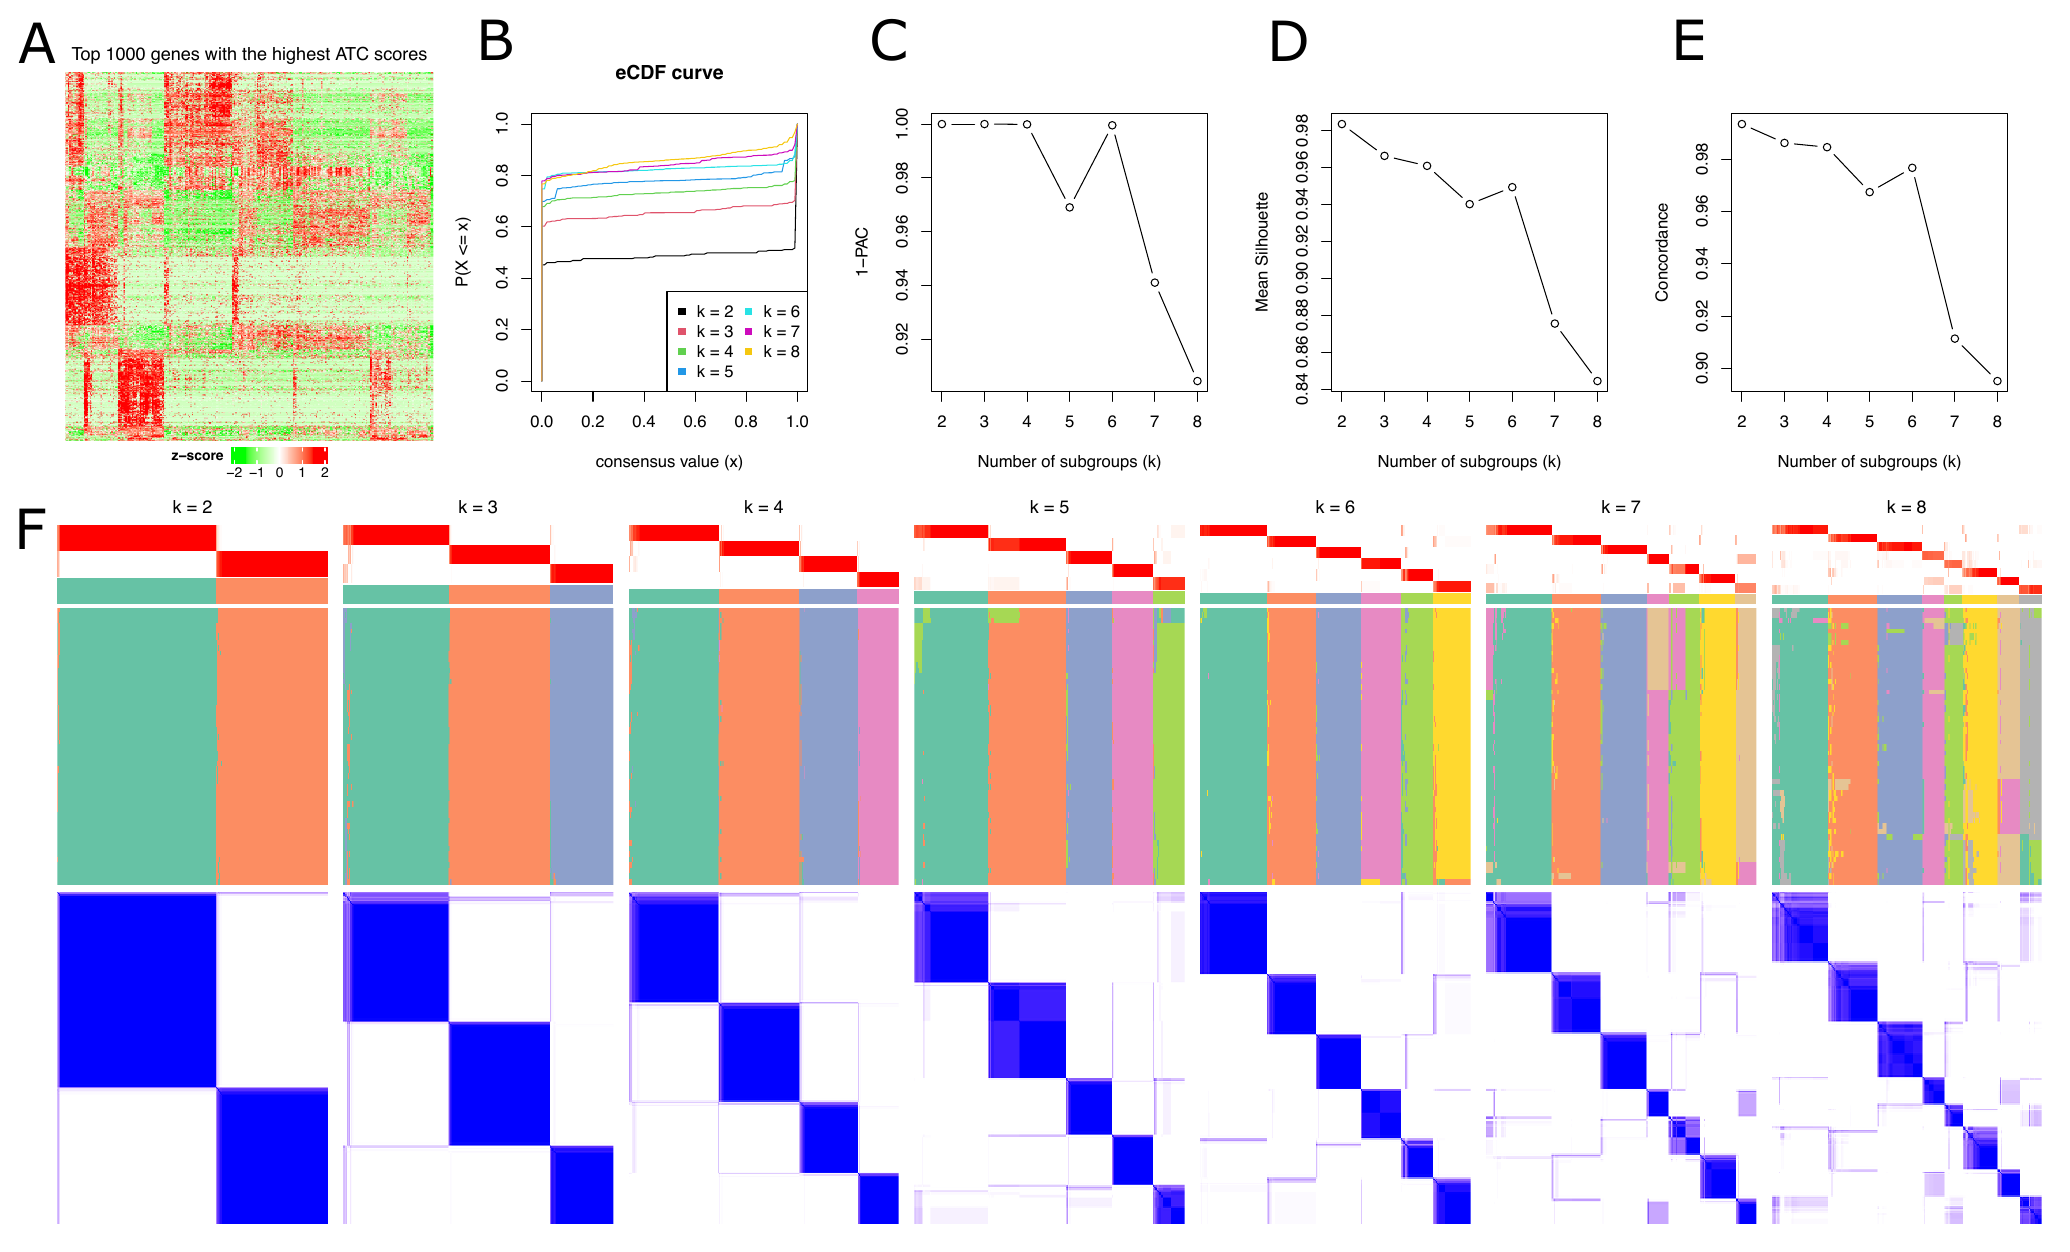

Here is the R script that generated this plot:

fig_width = 20
fig_height = 12

library(cola)
library(ComplexHeatmap)
library(GetoptLong)
library(circlize)
library(HSMMSingleCell)
data(HSMM_expr_matrix)
data(HSMM_sample_sheet)


# `HSMM_expr_matrix` is a FPKM matrix
m = adjust_matrix(log10(HSMM_expr_matrix + 1), verbose = FALSE)
gt = readRDS("~/workspace/cola_hc/gene_type_gencode_v17.rds")
m = m[gt[rownames(m)] == "protein_coding", , drop = FALSE]


s = ATC(m, cores = 4)

m2 = m[order(-s)[1:1000], ]
m2 = t(scale(t(m2)))

ht = Heatmap(m2, col = colorRamp2(c(-1.5, 0, 1.5), c("green", "white", "red")), name = "z-score",
	show_row_dend = FALSE, show_column_dend = FALSE, show_row_names = FALSE, show_column_names = FALSE,
	column_title = "Top 1000 genes with the highest ATC scores", use_raster = TRUE,
	heatmap_legend_param = list(direction = "horizontal", title_position = "lefttop"))
p1 = grid.grabExpr(draw(ht, heatmap_legend_side = "bottom", padding = unit(c(4, 4, 4, 4), "mm")))


set.seed(1234)
if(file.exists("HSMM_cola_consensus_partition.rds")) {
	res = readRDS("HSMM_cola_consensus_partition.rds")
} else {
	res = consensus_partition(m, top_n = 1000, cores = 4, max_k = 8)
	saveRDS(res, file = "HSMM_cola_consensus_partition.rds")
}

plot_ecdf = function(object) {
	plot(NULL, xlim = c(0, 1), ylim = c(0, 1), xlab = "consensus value (x)", ylab = "P(X <= x)", main = "eCDF curve")
	for(i in seq_along(object@k)) {
		consensus_mat = get_consensus(object, k = object@k[i])
		f = ecdf(consensus_mat[lower.tri(consensus_mat)])
		x = seq(0, 1, length = 100)
		y = f(x)
		x = c(0, x)
		y = c(0, y)
		lines(x, y, col = i)
	}
	legend("bottomright", pch = 15, legend = paste0("k = ", object@k), col = seq_along(object@k), ncol = 2)
}
p2 = ~plot_ecdf(res)

stats = get_stats(res)

p3 = ~plot(stats[, "k"], stats[, "1-PAC"], type = "b", xlab = "Number of subgroups (k)", ylab = "1-PAC")
p4 = ~plot(stats[, "k"], stats[, "mean_silhouette"], type = "b", xlab = "Number of subgroups (k)", ylab = "Mean Silhouette")
p5 = ~plot(stats[, "k"], stats[, "concordance"], type = "b", xlab = "Number of subgroups (k)", ylab = "Concordance")


make_single_plot = function(object, k) {	
	
	class_df = get_classes(object, k)
	class_ids = class_df$class

	membership_mat = get_membership(object, k)
	col_fun = colorRamp2(c(0, 1), c("white", "red"))

	membership_each = get_membership(object, k, each = TRUE)
	membership_each = t(membership_each)
	mat_col_od = cola:::column_order_by_group(factor(class_ids, levels = sort(unique(class_ids))), membership_each)


	ht = Heatmap(membership_each, name = "Class", show_row_dend = FALSE, show_column_dend = FALSE, col = cola_opt$color_set_2,
		column_order = mat_col_od, cluster_columns = FALSE,
		cluster_row_slices = FALSE,
		top_annotation = HeatmapAnnotation(Prob = membership_mat,
			Class = class_ids, col = c(list(Class = cola_opt$color_set_2), Prob = col_fun),
			show_annotation_name = FALSE, height = unit(2, "cm"), simple_anno_size_adjust = TRUE),
		show_column_names = FALSE,
		row_title = NULL, use_raster = TRUE,
		height = unit(1, "null")
	)

	consensus_mat = get_consensus(object, k = k)

	ht = ht %v% Heatmap(consensus_mat, col = colorRamp2(c(0, 1), c("white", "blue")),
		row_order = mat_col_od, show_row_names = FALSE, show_column_names = FALSE, show_heatmap_legend = FALSE, use_raster = TRUE,
		height = unit(1.2, "null"))
	draw(ht, main_heatmap = "Class",
		show_heatmap_legend = FALSE, show_annotation_legend = FALSE, column_title = qq("k = @{k}"))
}


p6 = grid.grabExpr(make_single_plot(res, k = 2), height = fig_height*1.6/2.6)
p7 = grid.grabExpr(make_single_plot(res, k = 3), height = fig_height*1.6/2.6)
p8 = grid.grabExpr(make_single_plot(res, k = 4), height = fig_height*1.6/2.6)
p9 = grid.grabExpr(make_single_plot(res, k = 5), height = fig_height*1.6/2.6)
p10 = grid.grabExpr(make_single_plot(res, k = 6), height = fig_height*1.6/2.6)
p11 = grid.grabExpr(make_single_plot(res, k = 7), height = fig_height*1.6/2.6)
p12 = grid.grabExpr(make_single_plot(res, k = 8), height = fig_height*1.6/2.6)


library(cowplot)

p = plot_grid( 
		plot_grid(p1, p2, p3, p4, p5, nrow = 1), 
		plot_grid(p6, p7, p8, p9, p10, p11, p12, nrow = 1), 
		ncol = 1, rel_heights = c(1, 1.6))

pdf("figure2.pdf", width = fig_width, height = fig_height)
print(p)
dev.off()
